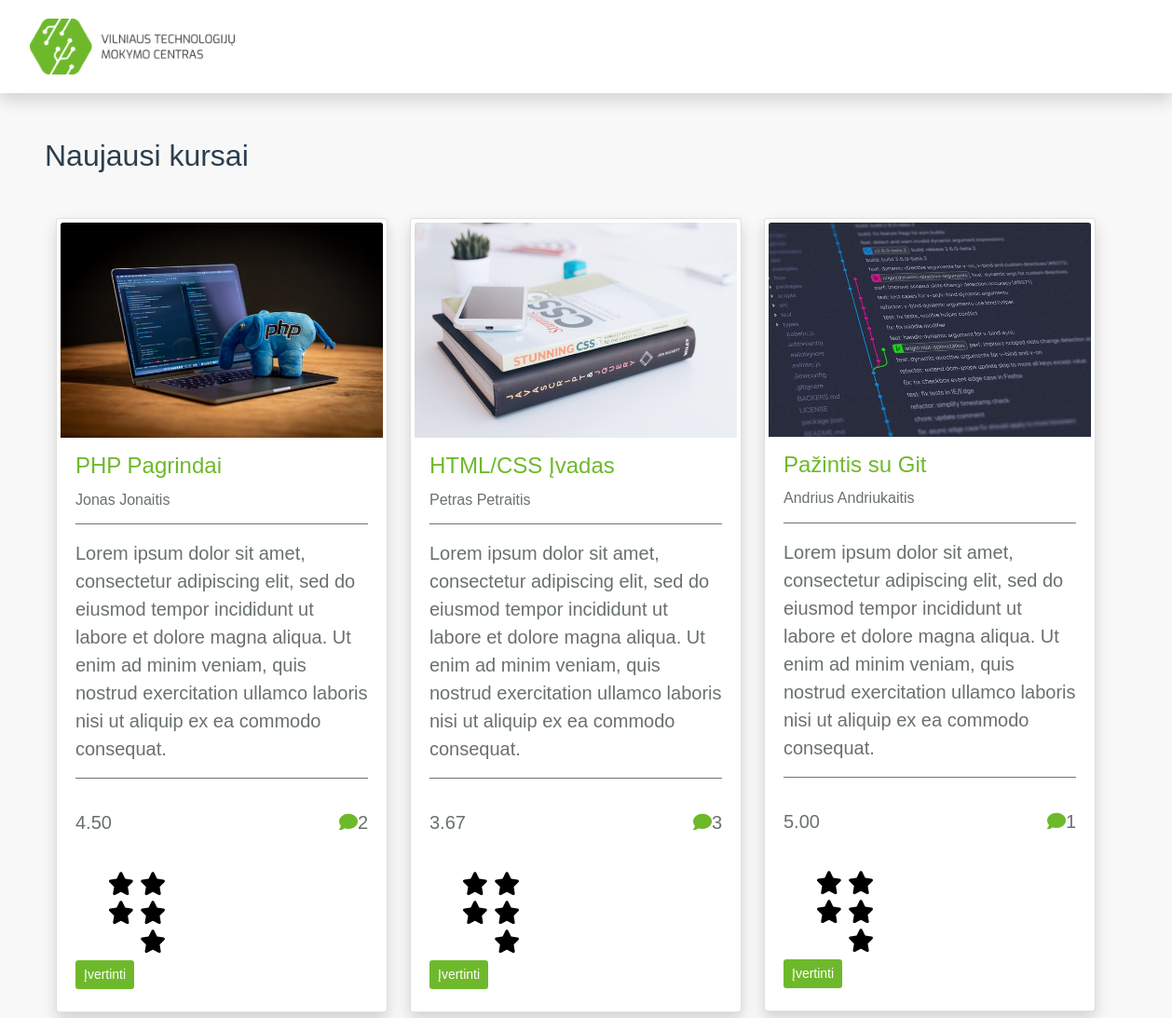
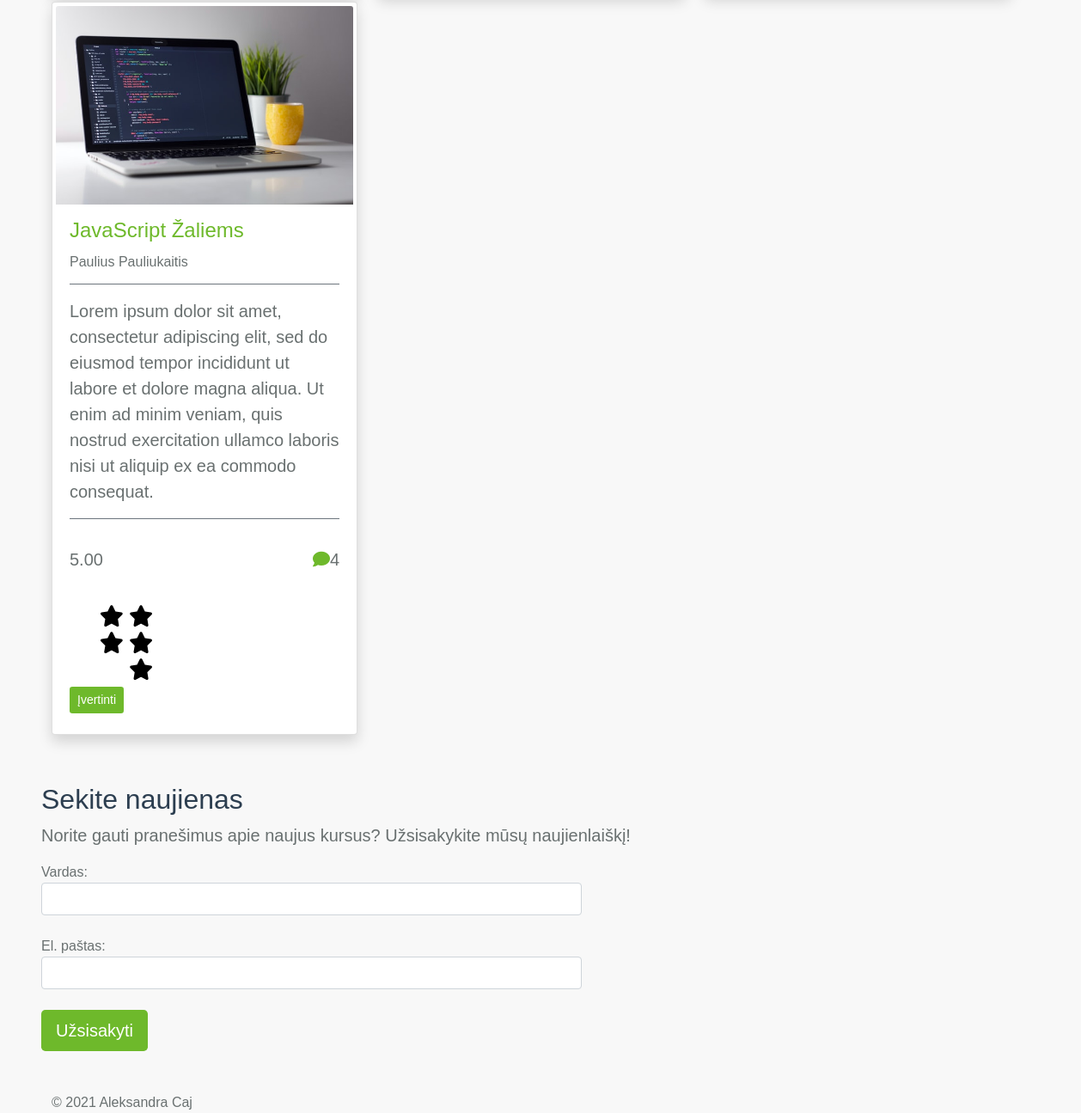
Page /U3_Aleksandra_Caj/index.php on the committed database (2 pictures, top to bottom).
### tables this page shows
CREATE TABLE `coursesinfo` (
  `courseId` int(11) NOT NULL,
  `author` varchar(40) NOT NULL,
  `createDate` datetime DEFAULT NULL,
  `courseName` varchar(40) NOT NULL,
  `shortDesc` varchar(40) NOT NULL,
  `longDesc` varchar(255) DEFAULT NULL,
  `popularity` int(11) DEFAULT NULL,
  `imgSrc` varchar(255) DEFAULT NULL,
  `price` int(11) DEFAULT NULL
);

### U3_Aleksandra_Caj/index.php (the view, shortened to what this page needs)
<!doctype html>
<html lang ="en">
<head>
    <link href="https://cdn.jsdelivr.net/npm/bootstrap@5.0.0-beta1/dist/css/bootstrap.min.css" rel="stylesheet">
    <link rel="stylesheet" type="text/css" href="css/style.css">
</head>
<body>
<header class="container-fluid shadow">
    <img src="img/logo.png" alt="logo" id="logo">
</header>
<main class="mx-5">
    <section >
        <h1 class="my-5 mr-5">Naujausi kursai</h1>
        <div class="container m-0">
            <div class="row">
                    <?php
                    include 'dbh.php';
                    $sql ="SELECT  coursesinfo.courseId, coursesinfo.imgSrc, coursesinfo.courseName,  coursesinfo.author,  coursesinfo.longDesc,
(SELECT ROUND(AVG(rating), 2) FROM rating WHERE courseId=coursesinfo.courseId) AS rating,
(SELECT COUNT(*) FROM comments WHERE courseId=coursesinfo.courseId) AS comments
FROM coursesinfo";
                    $result = $mysqli_connection->query($sql);
                    if ($result -> num_rows >0) {
                        while ($row =$result -> fetch_assoc()) {
                            echo "<div class='col-12 col-md-6 col-lg-4'>
                    <div class='card shadow mb-2 p-1'>
                        <img class='card-img-top' src='".$row['imgSrc']."' alt='php'>
                        <div class='card-body'>
                           <h2 class='pb-1'>".$row['courseName']."</h2>
                           <h3 class='pb-2'>".$row['author']."</h3>
                            <p class='border-top border-bottom border-secondary py-3'>".$row['longDesc']."</p>
                        </div>
                        <div class='d-flex justify-content-between px-3'>
                            <div class='rating d-inline'>
                            <p>".$row['rating']."</p>
                                <form class='rating-container' method='post' action=''>
                                    <div class='star-widget'>
                                        <input type='radio' name='rate' id='rate-5' value='5'>
                                        <label for='rate-5' class='fas fa-star'></label>
                                        <input type='radio' name='rate' id='rate-4' value='4'>
                                        <label for='rate-4' class='fas fa-star'></label>
                                        <input type='radio' name='rate' id='rate-3' value='3'>
                                        <label for='rate-3' class='fas fa-star'></label>
                                        <input type='radio' name='rate' id='rate-2' value='2'>
                                        <label for='rate-2' class='fas fa-star'></label>
                                        <input type='radio' name='rate' id='rate-1' value='1'>
                                        <label for='rate-1' class='fas fa-star'></label>
                                    </div>
                                     <button id='rating-submit' class='btn btn-sm mt-1' type='submit'>Įvertinti</button>
                                </form>
                            </div>
                            <p><i class='fas fa-comment mr-4'></i>".$row['comments']."</p>
                        </div>
                    </div>
                </div>";
                        }
                    }
                    ?>
            </div>
    </section>
    <section class="mt-5">
        <h1>Sekite naujienas</h1>
        <p>Norite gauti pranešimus apie naujus kursus? Užsisakykite mūsų naujienlaiškį!</p>
        <form method="post" action="#">
            <label for="name">Vardas:</label><br>
            <input class="form-control w-50" type="text" id="name" name="name" ><br>
            <label for="email">El. paštas:</label><br>
            <input class="form-control w-50" type="text" id="email" name="email" >
            <button id="button-submit" class="btn btn-lg mt-4" type="submit">Užsisakyti</button>
        </form>
    </section>
</main>
<footer class="container-fluid mt-5 mx-5">
    &#169; 2021 Aleksandra Caj
</footer>
</body>
</html>

### U3_Aleksandra_Caj/css/style.css (style rules this page uses)
body { background-color: #f8f8f8; font-family: 'Exo', sans-serif; color: #697070; }
header { background-color: #FFFFFF; }
#logo { height: 60px; margin: 20px; }
main { width: 100vw; margin: auto; }
h1 { font-size: 32px; font-weight: 400; color: #2C3E50; }
h2 { font-size: 24px; font-weight: 400; color: #6eb92b; }
h3 { font-size: 16px; font-weight: 400; }
p { font-size: 20px; font-weight: 200; }
i { color: #6eb92b; }
.rating-container { width: 100px; padding: 20px 0px; display: flex; align-items: flex-start; justify-items: center; flex-direction: column; }
.star-widget label { font-size: 25px; color: black; padding: 3px; float: right; transition: all 0.2s ease; }
#button-submit, #rating-submit { background-color: #6eb92b; color: #FFFFFF; }

### rows in the picture
coursesinfo: imgSrc (picture), courseName "PHP Pagrindai", author "Jonas Jonaitis", longDesc "Lorem ipsum dolor sit amet, consectetur adipiscing elit, sed do eiusmod tempor incididunt ut labore et dolore magna aliqua. Ut enim ad minim veniam, quis nostrud exercitation ullamco laboris nisi ut aliquip ex ea commodo consequat.", rating "4.50", comments "2"
coursesinfo: imgSrc (picture), courseName "HTML/CSS Įvadas", author "Petras Petraitis", longDesc "Lorem ipsum dolor sit amet, consectetur adipiscing elit, sed do eiusmod tempor incididunt ut labore et dolore magna aliqua. Ut enim ad minim veniam, quis nostrud exercitation ullamco laboris nisi ut aliquip ex ea commodo consequat.", rating "3.67", comments "3"
coursesinfo: imgSrc (picture), courseName "Pažintis su Git", author "Andrius Andriukaitis", longDesc "Lorem ipsum dolor sit amet, consectetur adipiscing elit, sed do eiusmod tempor incididunt ut labore et dolore magna aliqua. Ut enim ad minim veniam, quis nostrud exercitation ullamco laboris nisi ut aliquip ex ea commodo consequat.", rating "5.00", comments "1"
coursesinfo: imgSrc (picture), courseName "JavaScript Žaliems", author "Paulius Pauliukaitis", longDesc "Lorem ipsum dolor sit amet, consectetur adipiscing elit, sed do eiusmod tempor incididunt ut labore et dolore magna aliqua. Ut enim ad minim veniam, quis nostrud exercitation ullamco laboris nisi ut aliquip ex ea commodo consequat.", rating "5.00", comments "4"
